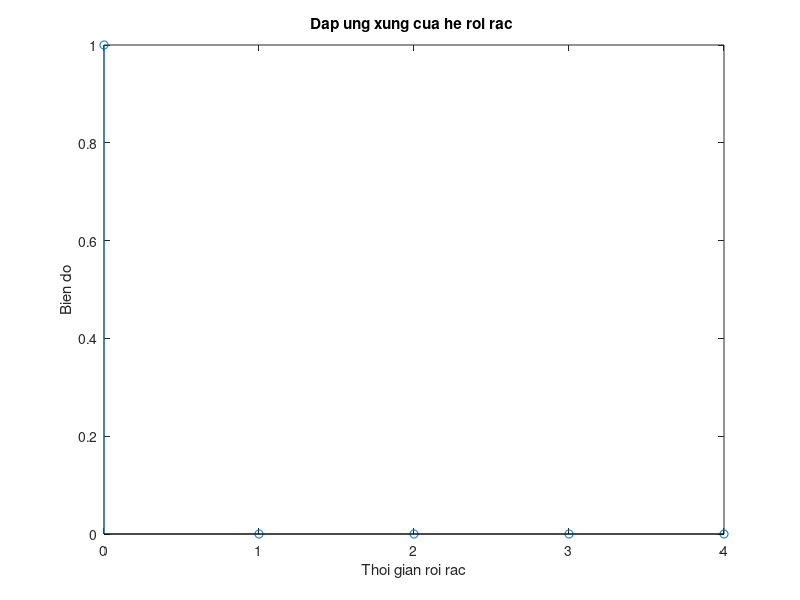

The MATLAB source for this figure:
% Bai 2.19 Dung ham impz ve dap ung xung cua he tu phuong trinh sai phan
N=input('Chieu dai dap ung xung mong muon ');
p=input('Gia tri vector p= ');
d=input('Gia tri vector d= ');
[h,t]=impz(p,d,N);
disp(h);
n=0:N-1;
stem(n,h);
xlabel('Thoi gian roi rac');
ylabel('Bien do');
title('Dap ung xung cua he roi rac ');


